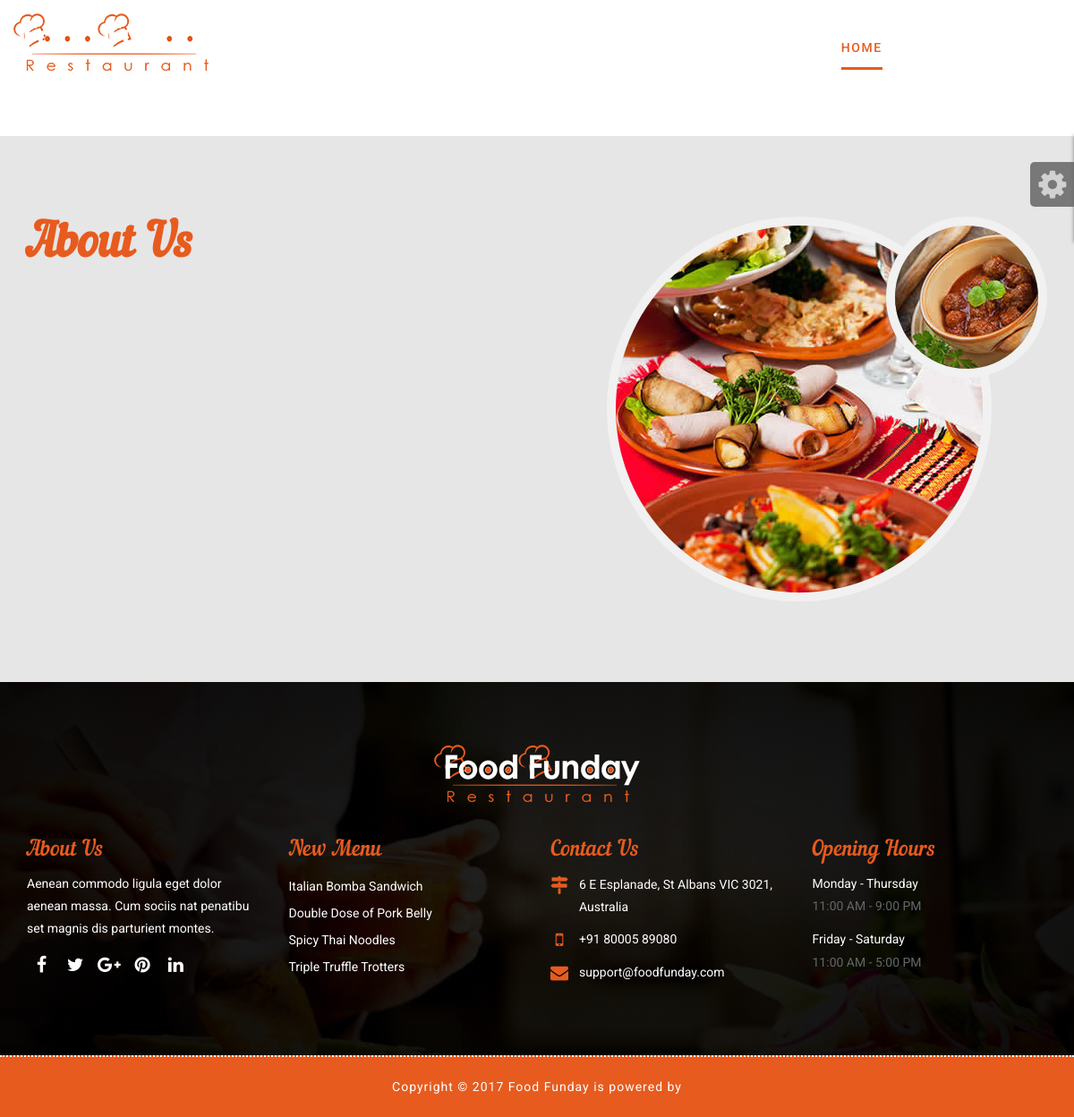
Before: /about with the older database file.
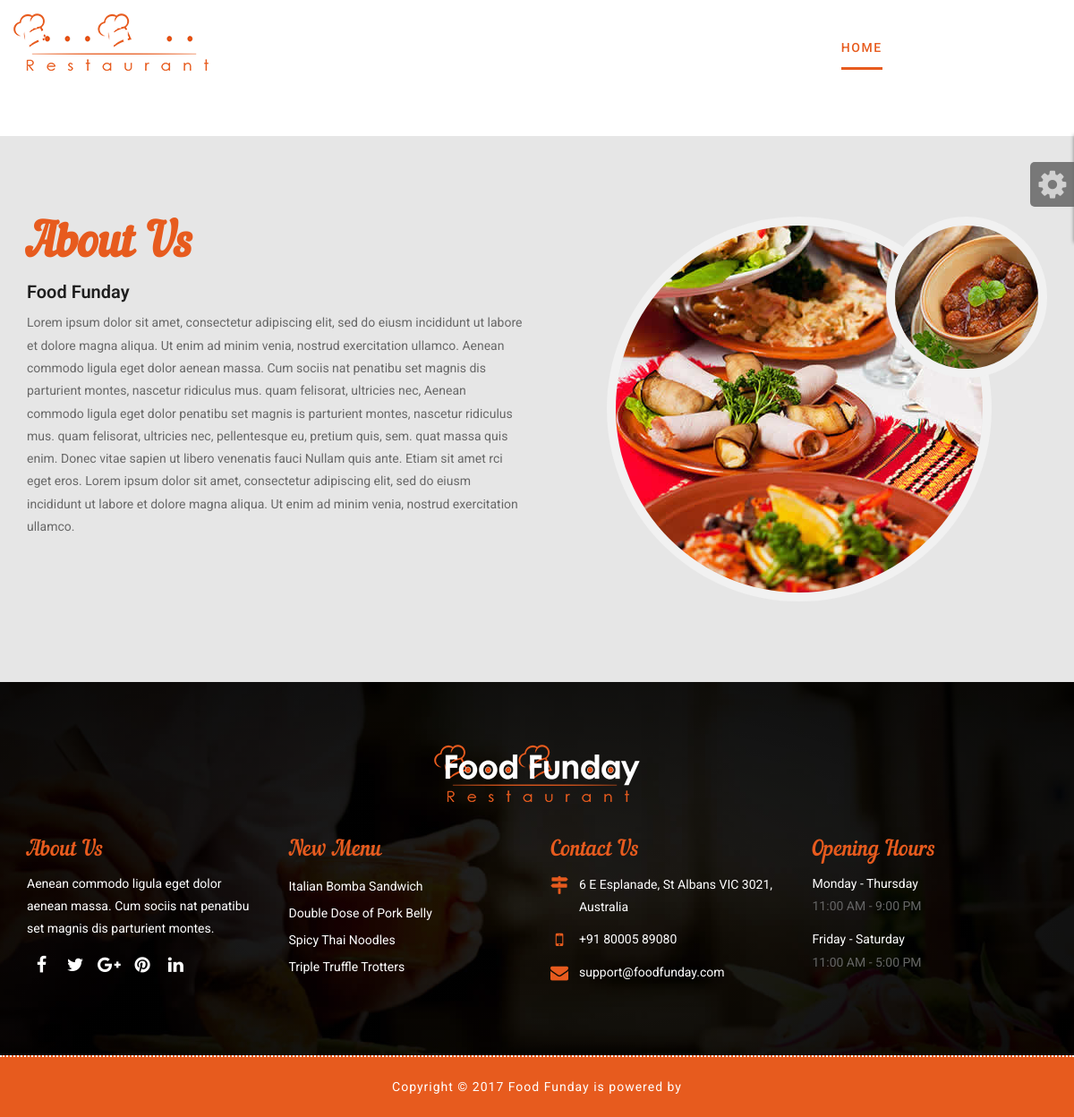
After: the same page with the newer database file.
### website/models.py (models this page shows, shortened)
class about(models.Model):
    name = models.CharField(max_length=50)
    aboutus = models.TextField()
    adress = models.TextField(max_length=500)
    email = models.EmailField()
    addressF = models.CharField(max_length=500)
    addressI = models.CharField(max_length=500)

### website/views.py (the view)
# urls.py: path('about', about_us, name='about'),
def about_us(request):
    abus = about.objects.all()
    context = {
        'abus':abus,
    }
    return render(request,'about.html',context)

### templates/about.html
{% extends 'base.html' %}
{% load static %}
{% block content %}
<br>
<br>
<br>
<br>
<br>
<br>
<div id="about" class="about-main pad-top-100 pad-bottom-100">
        <div class="container">
            <div class="row">
                <div class="col-lg-6 col-md-6 col-sm-12 col-xs-12">
                    <div class="wow fadeIn" data-wow-duration="1s" data-wow-delay="0.1s">
                        <h2 class="block-title"> About Us </h2>
                        {% for item in abus %}
                        <h3>{{ item.name }}</h3>
                        <p>{{ item.aboutus }}</p>
                        {% endfor %}
                    </div>
                </div>
                <div class="col-lg-6 col-md-6 col-sm-12 col-xs-12">
                    <div class="wow fadeIn" data-wow-duration="1s" data-wow-delay="0.1s">
                        <div class="about-images">
                            <img class="about-main" src="{% static "images/about-main.jpg" %}" alt="About Main Image">
                            <img class="about-inset" src="{% static "images/about-inset.jpg" %}" alt="About Inset Image">
                        </div>
                    </div>
                </div>
            </div>
        </div>
    </div>
{% endblock content %}

Changed rows visible on the page:
added about: name "Food Funday", aboutus "Lorem ipsum dolor sit amet, consectetur adipiscing elit, sed do eiusm incididunt ut labore et dolore magna aliqua. Ut enim ad minim venia, nostrud exercitation ullamco. Aenean commodo ligula eget dolor aenean massa. Cum sociis nat penatibu set magnis dis parturient montes, nascetur ridiculus mus. quam felisorat, ultricies nec, Aenean commodo ligula eget dolor penatibu set magnis is parturient montes, nascetur ridiculus mus. quam felisorat, ultricies nec, pellentesque eu, pretium quis, sem. quat massa quis enim. Donec vitae sapien ut libero venenatis fauci Nullam quis ante. Etiam sit amet rci eget eros. Lorem ipsum dolor sit amet, consectetur adipiscing elit, sed do eiusm incididunt ut…"
